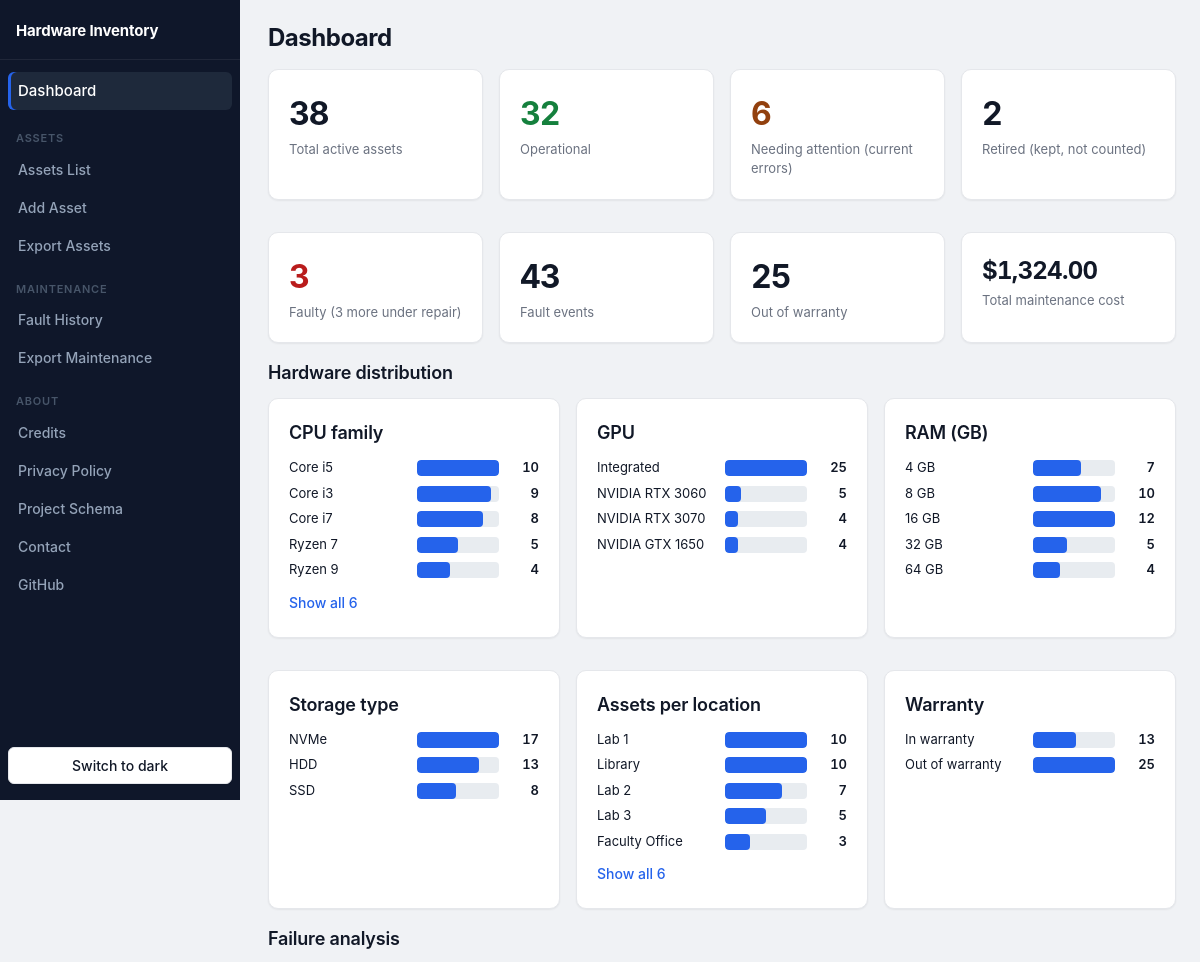
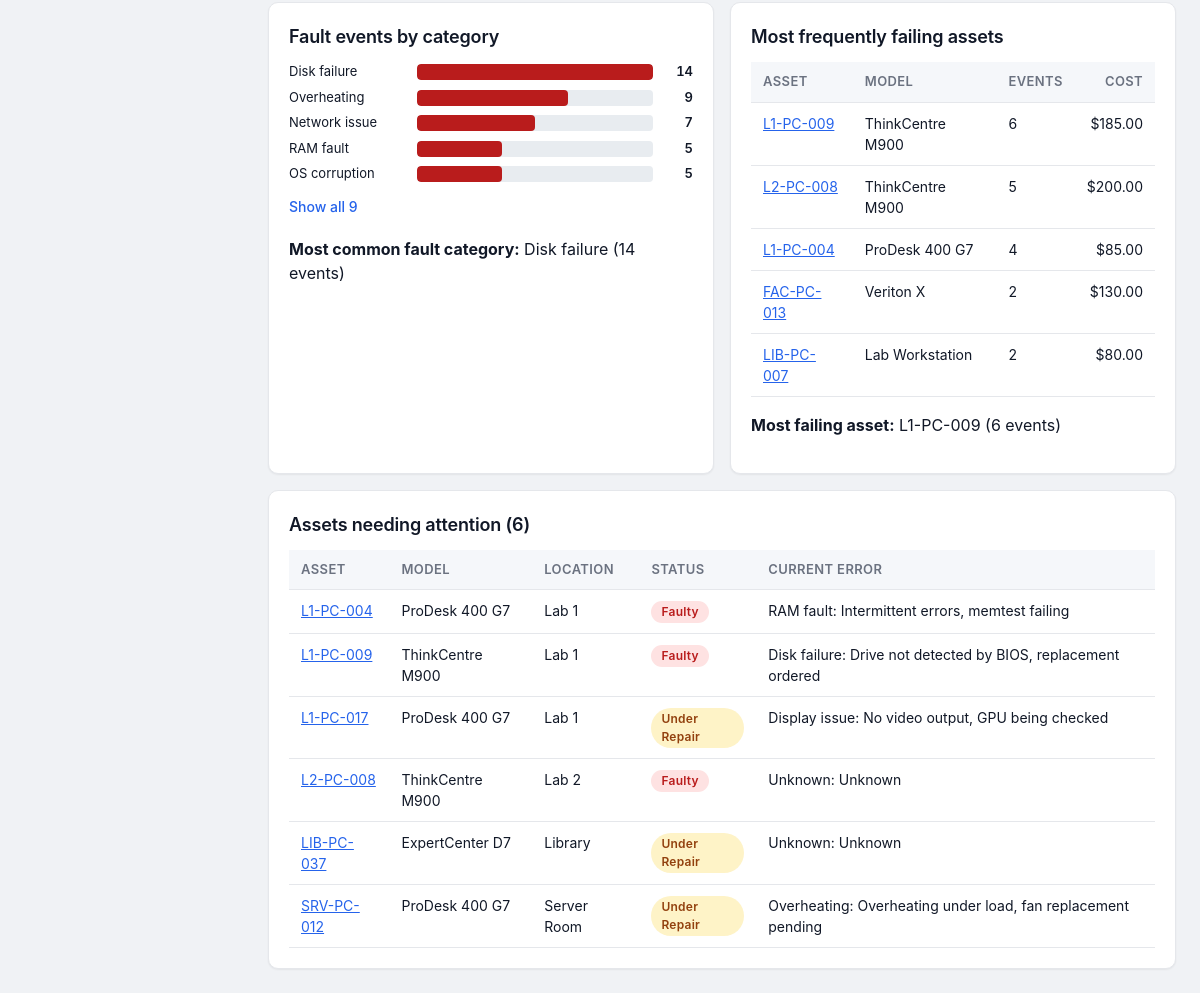
/dashboard, run on the app's committed database (2 pictures, top to bottom).
### tables this page shows
CREATE TABLE locations (
    name      TEXT PRIMARY KEY,                 -- shown in the drop-down, e.g. Lab 1
    prefix    TEXT NOT NULL UNIQUE,             -- start of automatic asset IDs, e.g. L1 -> L1-PC-001
    ip_subnet INTEGER NOT NULL UNIQUE           -- x in the place's IP range 192.168.x.n (1..254)
              CHECK (ip_subnet BETWEEN 1 AND 254)
);

CREATE TABLE maintenance (
    id                INTEGER PRIMARY KEY AUTOINCREMENT,
    asset_id          TEXT NOT NULL REFERENCES assets(asset_id),
    event_date        TEXT NOT NULL,
    fault_category    TEXT NOT NULL,                  -- one of the fault category drop-down options
    fault_description TEXT NOT NULL,                  -- may be '' when not given
    action_taken      TEXT NOT NULL,                  -- may be '' when not given
    technician        TEXT NOT NULL,                  -- may be '' when not given
    cost_usd          REAL NOT NULL DEFAULT 0 CHECK (cost_usd >= 0)   -- US dollars
);

CREATE TABLE assets (
    asset_id          TEXT PRIMARY KEY,                 -- permanent identity, e.g. L1-PC-001
    manufacturer      TEXT NOT NULL,
    model             TEXT NOT NULL,
    cpu               TEXT NOT NULL,                    -- full model, e.g. Intel Core i5-12400
    cpu_family        TEXT NOT NULL,                    -- grouping used for filtering, e.g. Core i5
    ram_gb            INTEGER NOT NULL CHECK (ram_gb > 0),
    ram_type          TEXT NOT NULL CHECK (ram_type IN ('DDR1','DDR2','DDR3','DDR4','DDR5')),
    storage_type      TEXT NOT NULL CHECK (storage_type IN ('SSD','HDD','NVMe','Hybrid')),
    storage_gb        INTEGER NOT NULL CHECK (storage_gb > 0),
    gpu               TEXT,                             -- NULL / empty = integrated only
    gpu_vram_gb       INTEGER CHECK (gpu_vram_gb IS NULL OR gpu_vram_gb > 0),
    os                TEXT NOT NULL,
    ip_address        TEXT,                             -- 192.168.x.n; unique inside a place
    location          TEXT NOT NULL REFERENCES locations(name),
    purchase_date     TEXT NOT NULL,                    -- ISO date YYYY-MM-DD
    warranty_expiry   TEXT NOT NULL,                    -- warranty status is COMPUTED from this
    status            TEXT NOT NULL DEFAULT 'Operational'
                      CHECK (status IN ('Operational','Faulty','Under Repair')),
    -- Current fault: filled while status is Faulty / Under Repair, all NULL when Operational
    status_category   TEXT,                             -- fault category, 'Unknown' if not given
    status_detail     TEXT,                             -- fault description ('' = not given)
    status_action     TEXT,                             -- actions to be taken ('' = not decided)
    status_technician TEXT,                             -- technician ('' = not assigned yet)
    status_date       TEXT,                             -- date the fault was recorded (ISO)
    status_cost       REAL CHECK (status_cost IS NULL OR status_cost >= 0), -- updated cost of the open fault
    active            INTEGER NOT NULL DEFAULT 1 CHECK (active IN (0,1)),  -- 0 = retired (kept for history)
    CHECK ((status = 'Operational' AND status_category IS NULL AND status_detail IS NULL
            AND status_action IS NULL AND status_technician IS NULL AND status_date IS NULL
            AND status_cost IS NULL)
        OR (status <> 'Operational' AND status_category IS NOT NULL AND status_detail IS NOT NULL
            AND status_action IS NOT NULL AND status_technician IS NOT NULL AND status_date IS NOT NULL)),
    CHECK (warranty_expiry >= purchase_date),
    UNIQUE (location, ip_address)                       -- no two PCs in one place share an IP
);

### app.py (the view)
@app.route("/dashboard")
def dashboard():
    d = queries.dashboard_data()
    return render_template("dashboard.html", stats=d["stats"], charts=d["charts"],
                           fault_cats=d["fault_cats"], top_assets=d["top_assets"],
                           attention=d["attention"])

### app.py (called while the page is built, shortened)
@app.before_request
def guard_requests():
    try:
        hostname = urlsplit("//" + request.host).hostname
    except ValueError:
        hostname = None
    extra = {h.strip().lower() for h in os.environ.get("INVENTORY_ALLOWED_HOSTS", "").split(",") if h.strip()}
    if hostname not in LOCAL_HOSTS | extra:
        return render_template("message.html", title="Wrong address",
                               text="Open this app at http://127.0.0.1 (the address printed when it starts)."), 400

@app.after_request
def security_headers(resp):
    resp.headers.setdefault("Content-Security-Policy",
                            "default-src 'self'; script-src 'self' 'unsafe-inline'; style-src 'self' 'unsafe-inline'; "
                            "img-src 'self' data:; form-action 'self'; frame-ancestors 'none'; base-uri 'self'")
    resp.headers.setdefault("X-Content-Type-Options", "nosniff")
    resp.headers.setdefault("X-Frame-Options", "DENY")
    resp.headers.setdefault("Referrer-Policy", "same-origin")      # "no-referrer" makes browsers send Origin: null
    return resp

@app.context_processor
def option_lists():
    return dict(storage_types=STORAGE_TYPES, statuses=STATUSES, ram_types=RAM_TYPES,
                fault_categories=FAULT_CATEGORIES, locations=queries.location_names(),
                NEW_LOCATION=NEW_LOCATION, sort_link=sort_link, today=date.today().isoformat(),
                github_url=GITHUB_URL)

@app.template_filter("money")
def money(value):
    return f"${float(value or 0):,.2f}"

### db.py (called while the page is built)
def get_db():
    conn = sqlite3.connect(DB_PATH)
    conn.row_factory = sqlite3.Row
    conn.execute("PRAGMA foreign_keys = ON")   # enforce maintenance.asset_id -> assets
    return conn

### queries.py (called while the page is built)
def _all(sql, params=()):
    db = get_db()
    try:
        return db.execute(sql, params).fetchall()
    finally:
        db.close()

def _one(sql, params=()):
    db = get_db()
    try:
        return db.execute(sql, params).fetchone()
    finally:
        db.close()

def attention_sql():
    return "(a.active=1 AND a.status IN ('Faulty','Under Repair'))"

def location_names():
    return [r[0] for r in _all("SELECT name FROM locations ORDER BY name")]

def _pairs(sql):
    return [(r[0], r[1]) for r in _all(sql)]

def _bars(pairs):
    pairs = list(pairs)
    biggest = max([n for _, n in pairs] + [1])
    return [(str(label), n, round(n * 100 / biggest)) for label, n in pairs]

### templates/dashboard.html (shortened to what this page needs)
{% extends "base.html" %}
{% block content %}
{% macro bar_rows(rows, color='') -%}
  {% for label, n, w in rows[:5] %}
  <div class="bar"><span class="lab" title="{{ label }}">{{ label }}</span>
  <span class="track"><span class="fill" style="width:{{ w }}%;{{ 'background:' ~ color ~ ';' if color }}display:block"></span></span>
  <span class="val">{{ n }}</span></div>
  {% endfor %}
  {% if rows|length > 5 %}
  <details class="more"><summary><span class="when-closed">Show all {{ rows|length }}</span><span class="when-open">Show top 5 only</span></summary>
  </details>
  {% endif %}
{%- endmacro %}
<h1>Dashboard</h1>
<div class="grid stats4">
  <div class="card stat"><div class="n">{{ stats.total }}</div><div class="l">Total active assets</div></div>
  <div class="card stat"><div class="n" style="color:var(--ok)">{{ stats.operational }}</div><div class="l">Operational</div></div>
  <div class="card stat"><div class="n" style="color:var(--warn)">{{ stats.attention }}</div><div class="l">Needing attention (current errors)</div></div>
  <div class="card stat"><div class="n">{{ stats.retired }}</div><div class="l">Retired (kept, not counted)</div></div>
  <div class="card stat"><div class="n" style="color:var(--bad)">{{ stats.faulty }}</div><div class="l">Faulty ({{ stats.repair }} more under repair)</div></div>
  <div class="card stat"><div class="n">{{ stats.events }}</div><div class="l">Fault events</div></div>
  <div class="card stat"><div class="n">{{ stats.out_of_warranty }}</div><div class="l">Out of warranty</div></div>
  <div class="card stat"><div class="n small">{{ stats.total_cost|money }}</div><div class="l">Total maintenance cost</div></div>
</div>
<h2>Hardware distribution</h2>
<div class="grid g3">
{% for title, rows in charts.items() %}
<div class="card"><h2>{{ title }}</h2>{{ bar_rows(rows) }}</div>
{% endfor %}
</div>
<h2>Failure analysis</h2>
<div class="grid g2">
<div class="card"><h2>Fault events by category</h2>
{{ bar_rows(fault_cats, 'var(--bad)') }}
{% if fault_cats and fault_cats[0][1] > 0 %}<p><b>Most common fault category:</b> {{ fault_cats[0][0] }} ({{ fault_cats[0][1] }} events)</p>{% endif %}</div>
<div class="card"><h2>Most frequently failing assets</h2>
<table><tr><th>Asset</th><th>Model</th><th>Events</th><th class="right">Cost</th></tr>
{% for r in top_assets %}
<tr><td><a href="{{ url_for('asset_detail', asset_id=r.asset_id) }}">{{ r.asset_id }}</a></td>
<td>{{ r.model }}</td><td>{{ r.n }}</td><td class="right">{{ r.cost|money }}</td></tr>
{% endfor %}</table>
{% if top_assets %}<p><b>Most failing asset:</b> {{ top_assets[0].asset_id }} ({{ top_assets[0].n }} events)</p>{% endif %}</div>
</div>
<div class="card scroll"><h2>Assets needing attention ({{ attention|length }})</h2>
<table><tr><th>Asset</th><th>Model</th><th>Location</th><th>Status</th><th>Current error</th></tr>
{% for r in attention %}
<tr><td><a href="{{ url_for('asset_detail', asset_id=r.asset_id) }}">{{ r.asset_id }}</a></td>
<td>{{ r.model }}</td><td>{{ r.location }}</td>
<td><span class="badge b-{{ r.status|replace(' ', '-') }}">{{ r.status }}</span></td>
<td>{{ r.status_category or 'Unknown' }}: {{ r.status_detail or 'Not recorded' }}</td></tr>
{% else %}
<tr><td colspan="5" class="muted">No assets are currently faulty or under repair.</td></tr>
{% endfor %}</table></div>
{% endblock %}

### static/style.css (style rules this page uses)
:root { --sidebar-w: 240px; --bg: #f0f2f5; --card: #ffffff; --input: #ffffff; --th: #f5f7fa; --hover: #f8fafc; --track: #e8ecf0; --ink: #111827; --muted: #6b7280; --line: #e5e7eb; --accent: #2563eb; --accent-hover: #1d4ed8; --accent-fg: #ffffff; --ok: #15803d; --ok-bg: #dcfce7; --warn: #92400e; --warn-bg: #fef3c7; --bad: #b91c1c; --bad-bg: #fee2e2; --gray-bg: #e5e7eb; --side: #0f172a; --side-ink: #94a3b8; --side-on: #1e293b; --side-muted:#475569; --side-active-bar: var(--accent); --shadow-xs: 0 1px 2px 0 rgba(0,0,0,.06); --shadow-sm: 0 1px 3px 0 rgba(0,0,0,.10), 0 1px 2px -1px rgba(0,0,0,.06); --shadow-md: 0 4px 6px -1px rgba(0,0,0,.10), 0 2px 4px -2px rgba(0,0,0,.06); --dur-fast: 120ms; --dur-normal: 200ms; --ease-out: cubic-bezier(0.0, 0.0, 0.2, 1); --ease-in: cubic-bezier(0.4, 0.0, 1, 1); color-scheme: light; }
*, *::before, *::after { box-sizing: border-box; }
body { margin: 0; font-family: 'Inter', system-ui, -apple-system, 'Segoe UI', Roboto, sans-serif; font-size: 1rem; line-height: 1.5; background: var(--bg); color: var(--ink); -webkit-font-smoothing: antialiased; text-rendering: optimizeLegibility; }
h1 { font-size: 1.5rem; font-weight: 700; letter-spacing: -.02em; line-height: 1.2; margin: 0 0 16px; }
h2 { font-size: 1.125rem; font-weight: 600; letter-spacing: -.01em; margin: 0 0 12px; }
.card { background: var(--card); border: 1px solid var(--line); border-radius: 10px; padding: 20px; margin-bottom: 16px; box-shadow: var(--shadow-xs); }
.grid { display: grid; gap: 16px; }
.g2 { grid-template-columns: repeat(auto-fit, minmax(340px, 1fr)); }
.g3 { grid-template-columns: repeat(3, minmax(0, 1fr)); }
.stats4 { grid-template-columns: repeat(4, minmax(0, 1fr)); }
.stat .n { font-size: 2rem; font-weight: 700; letter-spacing: -.03em; font-variant-numeric: tabular-nums; }
.stat .n.small { font-size: 1.5rem; }
.stat .l { color: var(--muted); font-size: .8125rem; margin-top: 2px; }
table { width: 100%; border-collapse: collapse; font-size: .875rem; }
th, td { text-align: left; padding: 10px 12px; border-bottom: 1px solid var(--line); vertical-align: top; }
th { background: var(--th); font-weight: 600; font-size: .8125rem; letter-spacing: .03em; text-transform: uppercase; white-space: nowrap; color: var(--muted); }
a { color: var(--accent); transition: color var(--dur-fast); }
.badge { display: inline-flex; align-items: center; padding: 2px 10px; border-radius: 20px; font-size: .75rem; font-weight: 600; letter-spacing: .02em; }
.b-Faulty, .b-Expired { background: var(--bad-bg); color: var(--bad); }
.b-Under-Repair, .b-Expiring-soon, .b-Unknown { background: var(--warn-bg); color: var(--warn); }
.bar { display: flex; align-items: center; gap: 8px; margin: 6px 0; font-size: .8125rem; }
.bar .lab { width: 120px; flex: none; overflow: hidden; text-overflow: ellipsis; white-space: nowrap; }
.bar .track { flex: 1; background: var(--track); border-radius: 4px; height: 16px; overflow: hidden; }
.bar .fill { background: var(--accent); height: 100%; border-radius: 4px; transition: width .3s var(--ease-out); }
.bar .val { width: 32px; text-align: right; font-weight: 600; font-variant-numeric: tabular-nums; }
.right { text-align: right; }
.scroll { overflow-x: auto; }
details.more { margin-top: 8px; }
details.more summary { cursor: pointer; color: var(--accent); font-size: .875rem; font-weight: 500; list-style: none; padding: 4px 0; user-select: none; }

### data on the page
locations: name "Lab 1", {{ w }} 100 (drawn), n "10"
locations: name "Library", {{ w }} 100 (drawn), n "10"
locations: name "Lab 2", {{ w }} 70 (drawn), n "7"
locations: name "Lab 3", {{ w }} 50 (drawn), n "5"
locations: name "Faculty Office", {{ w }} 30 (drawn), n "3"
maintenance: fault_category "Overheating", {{ w }} 64 (drawn), id "9"
maintenance: fault_category "Network issue", {{ w }} 50 (drawn), id "7"
assets: asset_id "L1-PC-009", model "ThinkCentre M900", n "6", cost "$185.00", location "Lab 1", status "Faulty", status_category "Disk failure", status_detail "Drive not detected by BIOS, replacement ordered"
assets: asset_id "L2-PC-008", model "ThinkCentre M900", n "5", cost "$200.00", location "Lab 2", status "Faulty", status_category "Unknown", status_detail "Unknown"
assets: asset_id "L1-PC-004", model "ProDesk 400 G7", n "4", cost "$85.00", location "Lab 1", status "Faulty", status_category "RAM fault", status_detail "Intermittent errors, memtest failing"
assets: asset_id "FAC-PC-013", model "Veriton X", n "2", cost "$130.00"
assets: asset_id "LIB-PC-007", model "Lab Workstation", n "2", cost "$80.00"
assets: asset_id "L1-PC-017", model "ProDesk 400 G7", location "Lab 1", status "Under Repair", status_category "Display issue", status_detail "No video output, GPU being checked"
assets: asset_id "LIB-PC-037", model "ExpertCenter D7", location "Library", status "Under Repair", status_category "Unknown", status_detail "Unknown"
assets: asset_id "SRV-PC-012", model "ProDesk 400 G7", location "Server Room", status "Under Repair", status_category "Overheating", status_detail "Overheating under load, fan replacement pending"

### other printed values
{{ stats.total }} "38"
{{ stats.operational }} "32"
{{ stats.attention }} "6"
{{ stats.retired }} "2"
{{ stats.faulty }} "3"
{{ stats.repair }} "3"
{{ stats.events }} "43"
{{ stats.out_of_warranty }} "25"
{{ stats.total_cost|money }} "$1,324.00"
{{ title }} "CPU family" "GPU" "RAM (GB)" "Storage type" "Assets per location" "Warranty"
{{ label }} "Core i5" "Core i3" "Core i7" "Ryzen 7" "Ryzen 9" "Integrated" "NVIDIA RTX 3060" "NVIDIA RTX 3070" "NVIDIA GTX 1650" "4 GB" "8 GB" "16 GB" "32 GB" "64 GB" "NVMe" "HDD" "SSD" "In warranty" "Out of warranty" "Disk failure" "RAM fault" "OS corruption"
{{ n }} "10" "9" "8" "5" "4" "25" "5" "4" "4" "7" "10" "12" "5" "4" "17" "13" "8" "13" "25" "14" "5" "5"
{{ rows|length }} "6" "6"
{{ rows|length }} "9"
{{ fault_cats[0][0] }} "Disk failure"
